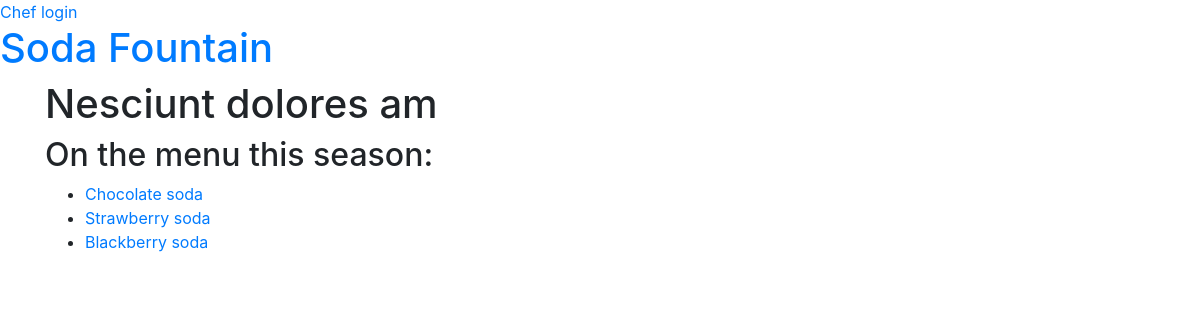
The page /menu/9/ on the database its author committed.
### menu/models.py (models this page shows, shortened)
class Menu(models.Model):
    dishes = models.ManyToManyField('Dish', related_name='dishes')
    season = models.CharField(max_length=200)
    created_date = models.DateField(default=datetime.date.today)
    expiration_date = models.DateField(blank=True, null=True)
    class Meta:
        ordering = ['expiration_date', 'created_date', 'season']

class Dish(models.Model):
    chef = models.ForeignKey('auth.User', models.CASCADE)
    ingredients = models.ManyToManyField('Ingredient', related_name='ingredients')
    created_date = models.DateField(default=datetime.date.today)
    name = models.CharField(max_length=200)
    description = models.TextField()
    standard = models.BooleanField(default=False)
    def __str__(self):
        return self.name

### menu/views.py (the view)
# urls.py: path('menu/<int:menu_pk>/', views.detail_menu, name='detail_menu'),
def detail_menu(request, menu_pk):
    menu = get_object_or_404(Menu, id=menu_pk)
    return render(request, 'menu/detail_menu.html', {'menu': menu})

### menu/templates/menu/detail_menu.html (shortened to what this page needs)
{% extends 'menu/base.html' %}
{% block content %}
    <h1>
        {{ menu.season }}
    </h1>
    <h2>On the menu this season:</h2>
    <ul>
        {% for dish in menu.dishes.all %}
            <li><a href="{% url 'menu:detail_dish' dish.pk %}">{{ dish }}</a></li>
        {% endfor %}
    </ul>
{% endblock %}

### rows shown on the page
Menu: season "Nesciunt dolores am"
Dish: name "Chocolate soda"
Dish: name "Strawberry soda"
Dish: name "Blackberry soda"
